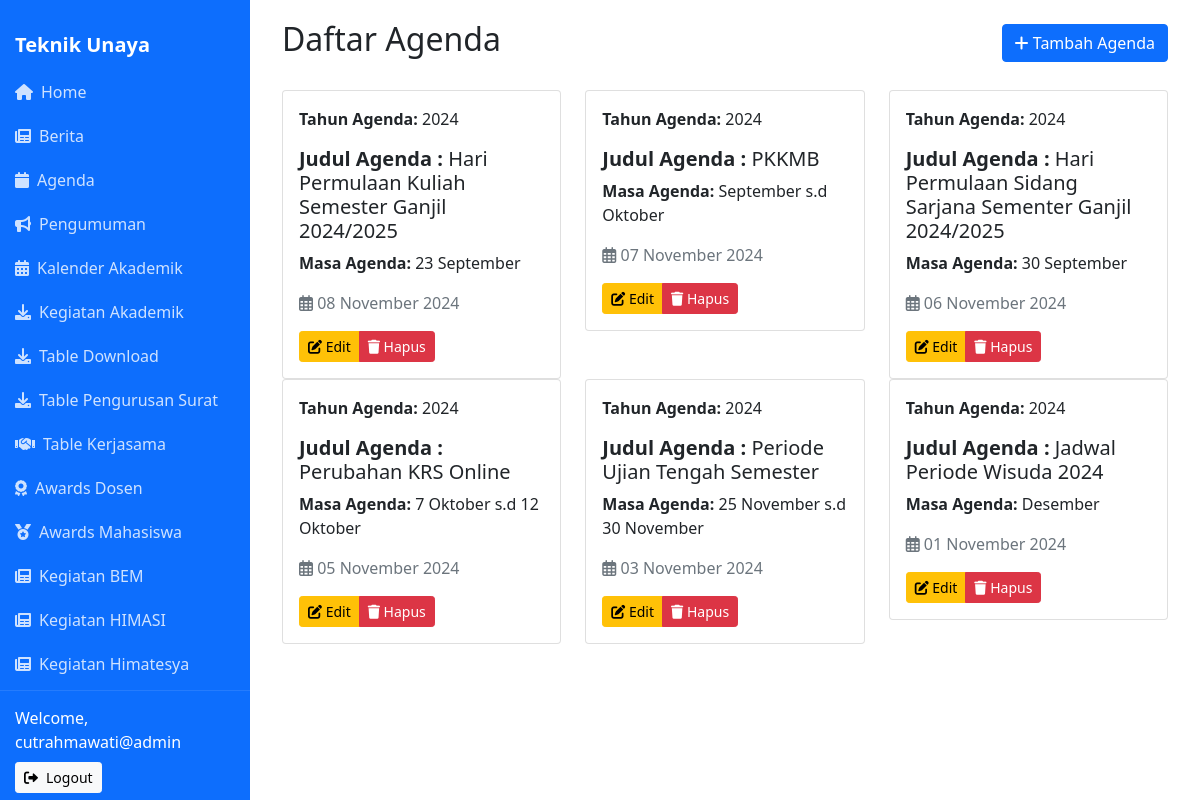
The app's page /admin/view_agenda.php (signed in) with its own data.
### tables this page shows
CREATE TABLE `agenda` (
  `id_agenda` int(11) NOT NULL,
  `tahun_agenda` varchar(255) NOT NULL,
  `judul_agenda` varchar(255) NOT NULL,
  `masa_agenda` varchar(255) NOT NULL,
  `date` date NOT NULL
);

### admin/view_agenda.php (the view)
<?php
include '../db.php';
include 'header.php';
$result = $conn->query("SELECT * FROM agenda ORDER BY date DESC");
?>
<div class="container">
    <div class="d-flex justify-content-between align-items-center mb-4">
        <h2>Daftar Agenda</h2>
        <a href="create_agenda.php" class="btn btn-primary">
            <i class="fas fa-plus"></i> Tambah Agenda
        </a>
    </div>
    <div class="row">
        <?php while ($row = $result->fetch_assoc()): ?>
        <div class="col-md-4">
            <div class="card">
                <div class="card-body">
                    <p class="card-text"><strong>Tahun Agenda:</strong> <?php echo $row['tahun_agenda']; ?></p>
                    <h5 class="card-title"><strong>Judul Agenda : </strong><?php echo $row['judul_agenda']; ?></h5>
                    <p class="card-text"><strong>Masa Agenda:</strong> <?php echo $row['masa_agenda']; ?></p>
                    <p class="text-muted"><i class="far fa-calendar-alt"></i> <?php echo date('d F Y', strtotime($row['date'])); ?></p>
                    <div class="btn-group">
                        <a href="edit_agenda.php?id_agenda=<?php echo $row['id_agenda']; ?>" class="btn btn-warning btn-sm btn-action">
                            <i class="fas fa-edit"></i> Edit
                        </a>
                        <a href="delete_agenda.php?id_agenda=<?php echo $row['id_agenda']; ?>" class="btn btn-danger btn-sm btn-action"
                           onclick="return confirm('Yakin ingin menghapus?')">
                            <i class="fas fa-trash"></i> Hapus
                        </a>
                    </div>
                </div>
            </div>
        </div>
        <?php endwhile; ?>
    </div>
</div>

### records on screen
agenda: tahun_agenda "2024", judul_agenda "Hari Permulaan Kuliah Semester Ganjil 2024/2025", masa_agenda "23 September", date "08 November 2024"
agenda: tahun_agenda "2024", judul_agenda "PKKMB", masa_agenda "September s.d Oktober", date "07 November 2024"
agenda: tahun_agenda "2024", judul_agenda "Hari Permulaan Sidang Sarjana Sementer Ganjil 2024/2025", masa_agenda "30 September", date "06 November 2024"
agenda: tahun_agenda "2024", judul_agenda "Perubahan KRS Online", masa_agenda "7 Oktober s.d 12 Oktober", date "05 November 2024"
agenda: tahun_agenda "2024", judul_agenda "Periode Ujian Tengah Semester", masa_agenda "25 November s.d 30 November", date "03 November 2024"
agenda: tahun_agenda "2024", judul_agenda "Jadwal Periode Wisuda 2024", masa_agenda "Desember", date "01 November 2024"

### other values on screen
$_SESSION['admin_username'] "cutrahmawati@admin"
